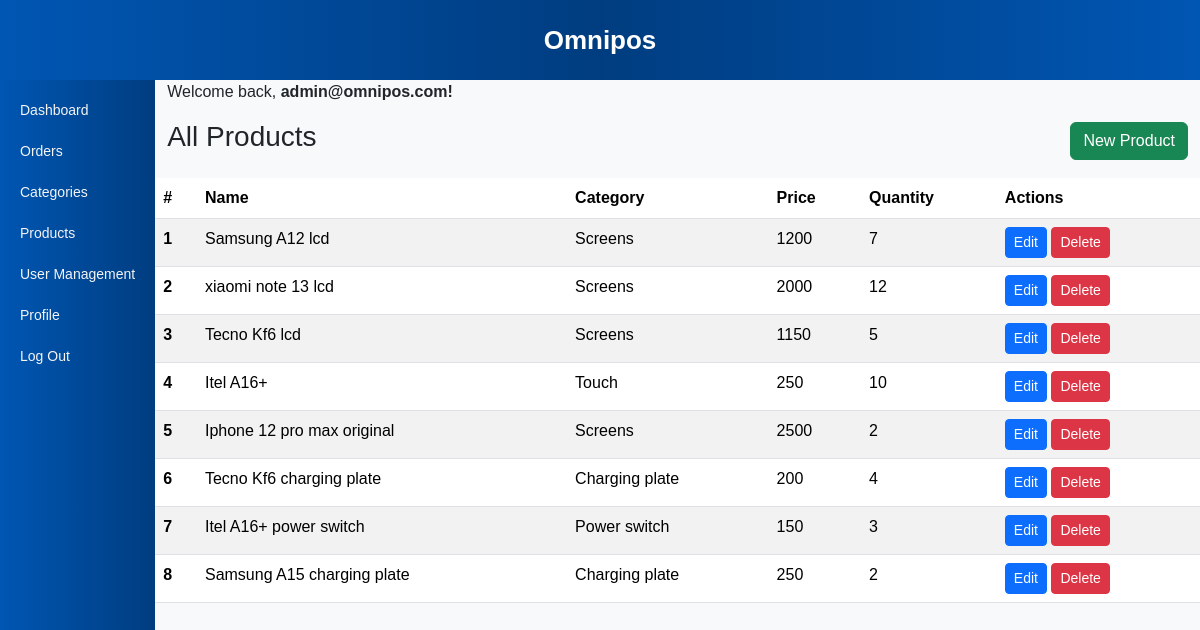
The page /products.php (signed in) on the database its author committed.
### tables this page shows
CREATE TABLE `products` (
  `id` int(11) NOT NULL,
  `name` text NOT NULL,
  `category` bigint(20) NOT NULL,
  `price` int(11) NOT NULL,
  `quantity` int(11) NOT NULL
);

CREATE TABLE `categories` (
  `id` int(11) NOT NULL,
  `name` text NOT NULL
);

### products.php (the view, shortened to what this page needs)
<?php
include "header.php";
include "config.php";
$sql = "SELECT * from products";
$result = mysqli_query($db, $sql);
?>
<main class="bg-light">
    <section class="row m-auto">
            <p>Welcome back, <strong><?php echo $_SESSION[
                "login_user"
            ]; ?>!</strong></p>
            <div class="d-flex justify-content-between align-items-center mb-3">
                <h3>All Products</h3>
                <a href="new_product.php" class="btn btn-success">New Product</a>
            </div>
            <table class="table table-striped table-hover">
                <thead>
                    <tr>
                         <th scope="col">#</th>
                        <th scope="col">Name</th>
                        <th scope="col">Category</th>
                        <th scope="col">Price</th>
                        <th scope="col">Quantity</th>
                        <th scope="col">Actions</th>
                    </tr>
                </thead>
                <tbody>
                <?php if ($result && mysqli_num_rows($result) > 0) {
                    $counter = 1;
                    while ($row = mysqli_fetch_assoc($result)) {
                        echo "<tr>";
                        echo "<th scope='row'>{$counter}</th>";
                        echo "<td>{$row["name"]}</td>";
                        if($row["category"]){
                            $cat_sql = "SELECT name FROM categories WHERE id=" . intval($row['category']);
                            $cat_result = mysqli_query($db, $cat_sql);
                            if ($cat_result && mysqli_num_rows($cat_result) > 0) {
                                $category = mysqli_fetch_assoc($cat_result);
                                echo "<td>{$category["name"]}</td>";
                            } else {
                                echo "<td>N/A</td>";
                            }
                        }
                        echo "<td>{$row["price"]}</td>";
                        echo "<td>{$row["quantity"]}</td>";
                        echo "<td>
                            <a class='btn btn-sm btn-primary' href='edit_product.php?id={$row["id"]}'>Edit</a>
                            <a class='btn btn-sm btn-danger' href='delete_product.php?id={$row["id"]}' onclick='return confirm(\"Are you sure you want to delete this user?\")'>Delete</a>
                            </td>";
                        echo "</tr>";
                        $counter++;
                    }
                } else {
                    echo "<tr><td colspan='5'>No product found.</td></tr>";
                } ?>
                </tbody>
            </table>
        </section>
</main>
<?php include "footer.php"; ?>

### header.php (shortened to what this page needs)
<!DOCTYPE html>
<html lang="en">
<head>
    <link href="https://cdn.jsdelivr.net/npm/bootstrap@5.3.3/dist/css/bootstrap.min.css" rel="stylesheet">
</head>
<body class="grid-container">
    <header>Omnipos</header>
    <aside>
        <nav>
            <a class="nav-item-link" href="index.php">Dashboard</a>
            <a class="nav-item-link" href="orders.php">Orders</a>
            <a class="nav-item-link" href="categories.php">Categories</a>
            <a class="nav-item-link" href="products.php">Products</a>
            <a class="nav-item-link" href="user_management.php">User Management</a>
            <a class="nav-item-link" href="profile.php">Profile</a>
            <a class="nav-item-link" href="logout.php">Log Out</a>
        </nav>
    </aside>

### footer.php (shortened to what this page needs)
</body>
</html>

### header.php (style rules this page uses)
* { margin: 0; padding: 0; }
body { height: 100vh; display: grid; grid-template-areas: 'header header header header header header header header header header' 'menu main main main main main main main main main'; font-family: Arial, sans-serif; background-color: #f4f4f4; }
header { grid-area: header; height: 10vh; background: linear-gradient(90deg, #0056b3, #003d80, #0056b3); color: white; display: flex; align-items: center; justify-content: center; font-size: 26px; font-weight: bold; box-shadow: 0 2px 5px rgba(0, 0, 0, 0.2); }
aside { grid-area: menu; font-size: 14px; background: linear-gradient(90deg, #0056b3, #003d80); padding: 10px; }
main { grid-area: main; height: 90vh; }
.nav-item-link { color: #f4f4f4; text-decoration: none; display: block; padding: 10px; border-radius: 4px; transition: background-color 0.3s; }

### rows shown on the page
products: name "Samsung A12 lcd", categories.name "Screens", price "1200", quantity "7"
products: name "xiaomi note 13 lcd", categories.name "Screens", price "2000", quantity "12"
products: name "Tecno Kf6 lcd", categories.name "Screens", price "1150", quantity "5"
products: name "Itel A16+", categories.name "Touch", price "250", quantity "10"
products: name "Iphone 12 pro max original", categories.name "Screens", price "2500", quantity "2"
products: name "Tecno Kf6 charging plate", categories.name "Charging plate", price "200", quantity "4"
products: name "Itel A16+ power switch", categories.name "Power switch", price "150", quantity "3"
products: name "Samsung A15 charging plate", categories.name "Charging plate", price "250", quantity "2"
